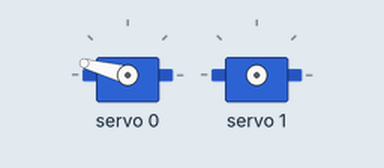
A sketch run on a simulated Arduino Uno, built with avr-gcc and run on an emulated ATmega328P. Shown: 2 × servo. What the sketch prints to the serial monitor is not drawn.

Above: at 0.05 s.
At 3.05 s:
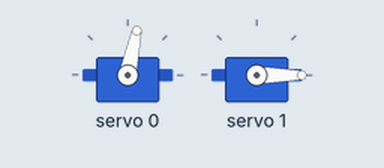
At 6.0 s:
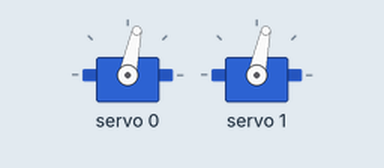
Timing chart, 0 to 7.8 s (numbered marks = the images above):
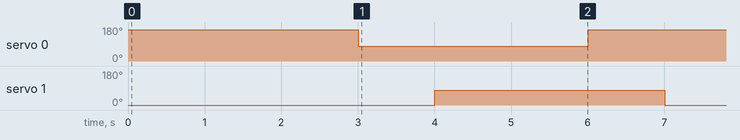

The sketch:

setup.ino
```cpp
#include <Wire.h>
#include <Adafruit_PWMServoDriver.h>

// called this way, it uses the default address 0x40
Adafruit_PWMServoDriver pwm = Adafruit_PWMServoDriver();
// you can also call it with a different address you want
//Adafruit_PWMServoDriver pwm = Adafruit_PWMServoDriver(0x41);
// you can also call it with a different address and I2C interface
//Adafruit_PWMServoDriver pwm = Adafruit_PWMServoDriver(0x40, Wire);

// Depending on your servo make, the pulse width min and max may vary, you
// want these to be as small/large as possible without hitting the hard stop
// for max range. You'll have to tweak them as necessary to match the servos you
// have!
#define SERVOMIN  95 // This is the 'minimum' pulse length count (out of 4096)
#define SERVOMAX  460 // This is the 'maximum' pulse length count (out of 4096)
#define USMIN  600 // This is the rounded 'minimum' microsecond length based on the minimum pulse of 150
#define USMAX  2400 // This is the rounded 'maximum' microsecond length based on the maximum pulse of 600
#define SERVO_FREQ 50 // Analog servos run at ~50 Hz updates

// our servo # counter
uint8_t servonum = 15;

void setup() {

  Serial.begin(9600);
  Serial.println("8 channel Servo test!");

  pwm.begin();
  pwm.setOscillatorFrequency(27000000);
  pwm.setPWMFreq(SERVO_FREQ);  // Analog servos run at ~50 Hz updates

//  moveShoulder(140);
//  delay(1000);

//  moveToAngle(2, 150); // 150
//  delay(500);
//
//  moveToAngle(3, 30);
//  delay(500);
//
//  moveToAngle(4, 68);
//  delay(500);
//
//  moveToAngle(5, 180);
//  delay(500);
}

void moveToAngle(uint8_t servoNumber, int angle) {
  uint16_t pulselength = map(angle, 0, 180, SERVOMIN, SERVOMAX);
  pwm.setPWM(servoNumber, 0, pulselength);

  delay(1000);

//  pwm.setPWM(servoNumber, 0, 0 ); // freeing servo
}

void moveShoulder(int angle) {
    int angle_one = 180-angle;
    int angle_two = 0+angle;

    moveToAngle(0, angle_one);
    moveToAngle(1, angle_two);
}

void calibrate(int servoNumber, int pulse) {
  pwm.setPWM(servoNumber, 0, pulse);

  delay(1000);
}

void loop() {
  moveShoulder(0);
  delay(1000);

  moveShoulder(90);
  delay(1000);


//  moveToAngle(2, 40); // 150
//  delay(500);
//
//  moveToAngle(3, 140); // 150
//  delay(500);
//
//  moveToAngle(4, 82);
//  delay(500);
//
//  moveToAngle(5, 160);
//  delay(500);
}
```

Measured:
- by itself, servo 0: alternates 165° for 3.0 s and 78° for 3.0 s
- by itself, servo 1: alternates 78° for 3.0 s and 0° for 3.0 s
